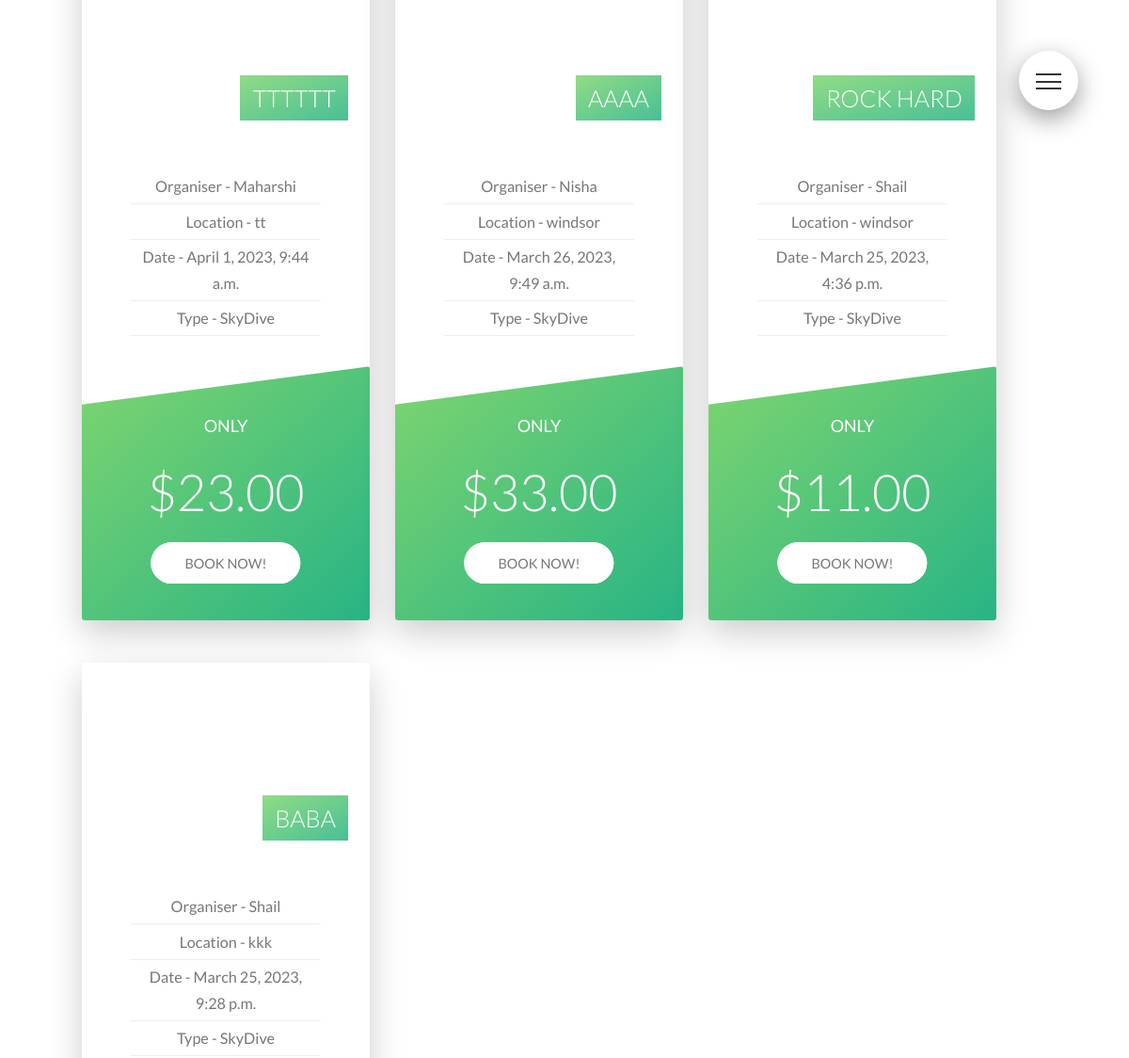
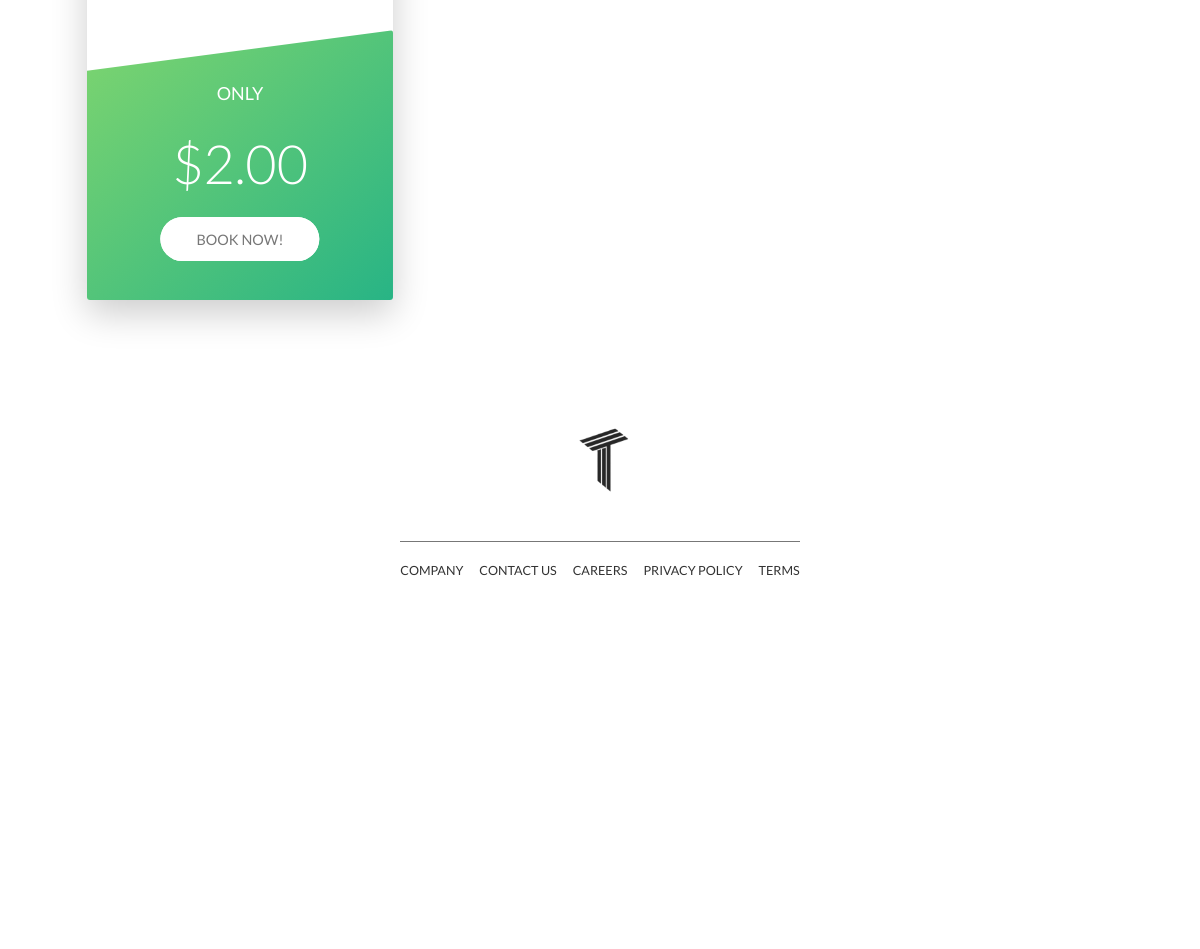
/myapp/advanture/3/, run on the app's committed database (2 pictures, top to bottom).
### myapp/models.py (models this page shows, shortened)
class Adventure(models.Model):
    name = models.CharField(max_length=100)
    description = models.TextField()
    type = models.ForeignKey(AdventureType, on_delete=models.CASCADE)
    created_at = models.DateTimeField(auto_now_add=True)

class CreateEvent(models.Model):
    name = models.CharField(max_length=100)
    description = models.TextField()
    advanture = models.ForeignKey(Adventure, on_delete=models.CASCADE)
    client = models.ForeignKey(Client, on_delete=models.CASCADE)
    img = models.ImageField(upload_to='static/myapp/pics')
    location = models.CharField(max_length=100)
    price = models.DecimalField(max_digits=8, decimal_places=2)
    created_at = models.DateTimeField(auto_now_add=True)
    event_date = models.DateTimeField()

### myapp/views.py (the view)
# urls.py: path('myapp/advanture/<int:type_id>/', views.adventures_by_type, name='adventuresdetail'),
def adventures_by_type(request, type_id):
    type = get_object_or_404(AdventureType, pk=type_id)
    adventures = Adventure.objects.filter(type=type)
    events = {}
    print()
    for adventure in adventures:
        events[adventure.name] = CreateEvent.objects.filter(advanture=adventure)
        temp = CreateEvent.objects.filter(advanture=adventure)
        for ev in temp:
            ev.img = ' http://127.0.0.1:8000/' + str(ev.img)
            print(ev.img)
        events[adventure.name] = temp
    return render(request, 'myapp/advanturedetail.html', {'adventures': adventures, 'events': events})

### templates/myapp/advanturedetail.html (shortened to what this page needs)
{% extends 'myapp/new_base.html' %}
{% load static %}
{% block body_block %}
    {% include 'myapp/navigator.html' %}
    <div class="bg-video" style="position: fixed">
        <video class="bg-video__content" autoplay muted loop>
            <source src="{% static 'myapp/img/video.mp4' %}" type="video/mp4">
            <source src="{% static 'myapp/img/video.webm' %}" type="video/webm">
        </video>
    </div>
    {% for adventure in adventures %}
         {% if adventure.name == "SkyDive" %}
         <div class="bg-video" style="position: fixed">
        <video class="bg-video__content" autoplay muted loop>
            <source src="{% static 'myapp/img/Extremee.mp4' %}" type="video/mp4">
        </video>
    </div>
        {% endif %}
        <section class="section-tours u-padding-bottom-medium" style="background: none">
            <div class="row">
                {% for index, values in events.items %}
                    {% if index == adventure.name %}
                        {% for event in values %}
                            <div class="col-1-of-3" style="margin-bottom: 5em">
                                <div class="card">
                                    <div class="card__side card__side--front">
                                        {% with image_path=event.img  %}  # replace with actual path to image
                                            <div class="card__picture card__picture-2"
                                                 style="background-image: url('{{ image_path }}');">
                                        {% endwith %}   &nbsp;
                                        </div>
                                        <div class="card__heading">
                                            <span class="card__heading-span card__heading-span-2">{{ event.name }}</span>
                                        </div>
                                        <div class="card__details">
                                            <ul>
                                                <li>Organiser - {{ event.client }}</li>
                                                <li>Location - {{ event.location }}</li>
                                                <li>Date - {{ event.event_date }}</li>
                                                <li>Type - {{ event.advanture.name }}</li>
                                                <li></li>
                                            </ul>
                                        </div>
                                    </div>
                                    <div class="card__side  card__side--back card__side--back-2">
                                        <div class="card__cta">
                                            <div class="back-price-box">
                                                <span class="back-price-box-only">only</span>
                                                <span class="back-price-box-price">${{ event.price }}</span>
                                            </div>
                                            <a href="#popup" class="btn btn--white"
                                               onclick="showPopup({eventID:'{{ event.id }}', name:'{{ event.name }}', desc: '{{ event.description }}'})">Book
                                                now!</a>
                                        </div>
                                    </div>
                                </div>
                            </div>
                        {% endfor %}
                    {% endif %}
                {% endfor %}
            </div>
        </section>
    {% endfor %}
{% endblock %}

### templates/myapp/new_base.html (shortened to what this page needs)
<!DOCTYPE html>
<html lang="en">
{% load static %}
<head>
    <link rel="stylesheet" href="{% static 'myapp/css/style.css' %}">
</head>
<body>
{% include 'myapp/header.html' %}
{% block body_block %}
{% endblock %}
{% include 'myapp/footer.html' %}
</body>
</html>

### templates/myapp/header.html (shortened to what this page needs)
{% load static %}
        <link rel="stylesheet" href="{% static 'myapp/css/style.css' %}">
 <div class="navigation">
            <label for="navi-toggle" class="navigation__button">
                <span class="navigation__icon">&nbsp;</span>
            </label>
        </div>

### templates/myapp/navigator.html (shortened to what this page needs)
<!DOCTYPE html>
<html lang="en">
<head>
</head>
<body>
<div class="arr left" onclick="Nav()">
</div>
</body>
</html>

### templates/myapp/footer.html (shortened to what this page needs)
{% load static%}
        <link rel="stylesheet" href="{% static 'myapp/css/style.css' %}">
<footer class="footer">
            <div class="footer__logo-box u-center-text">
                <img srcset="{% static 'myapp/img/logo-white.png' %} 1x, {% static 'myapp/img/logo-white.png' %} 2x" alt="Logo" class="footer__logo">
            </div>
            <div class="rowfoot">
                <div class="col-2-of-3">
                    <div class="footer__nav">
                        <ul>
                            <li class="footer__item"><a href="#" class="footer__link">Company</a></li>
                            <li class="footer__item"><a href="#" class="footer__link">Contact us</a></li>
                            <li class="footer__item"><a href="#" class="footer__link">Careers</a></li>
                            <li class="footer__item"><a href="#" class="footer__link">Privacy policy</a></li>
                            <li class="footer__item"><a href="#" class="footer__link">Terms</a></li>
                        </ul>
                    </div>
                </div>
            </div>
        </footer>

### templates/myapp/header.html (style rules this page uses)
ul { list-style-type: none; }

### templates/myapp/footer.html (style rules this page uses)
.rowfoot { text-align: center; align-items: center; }

### data on the page
CreateEvent: name "TTTTTT", client "Maharshi", location "tt", event_date "April 1, 2023, 9:44 a.m.", advanture.name "SkyDive", price "23.00"
CreateEvent: name "AAAA", client "Nisha", location "windsor", event_date "March 26, 2023, 9:49 a.m.", advanture.name "SkyDive", price "33.00"
CreateEvent: name "ROCK HARD", client "Shail", location "windsor", event_date "March 25, 2023, 4:36 p.m.", advanture.name "SkyDive", price "11.00"
CreateEvent: name "BABA", client "Shail", location "kkk", event_date "March 25, 2023, 9:28 p.m.", advanture.name "SkyDive", price "2.00"
